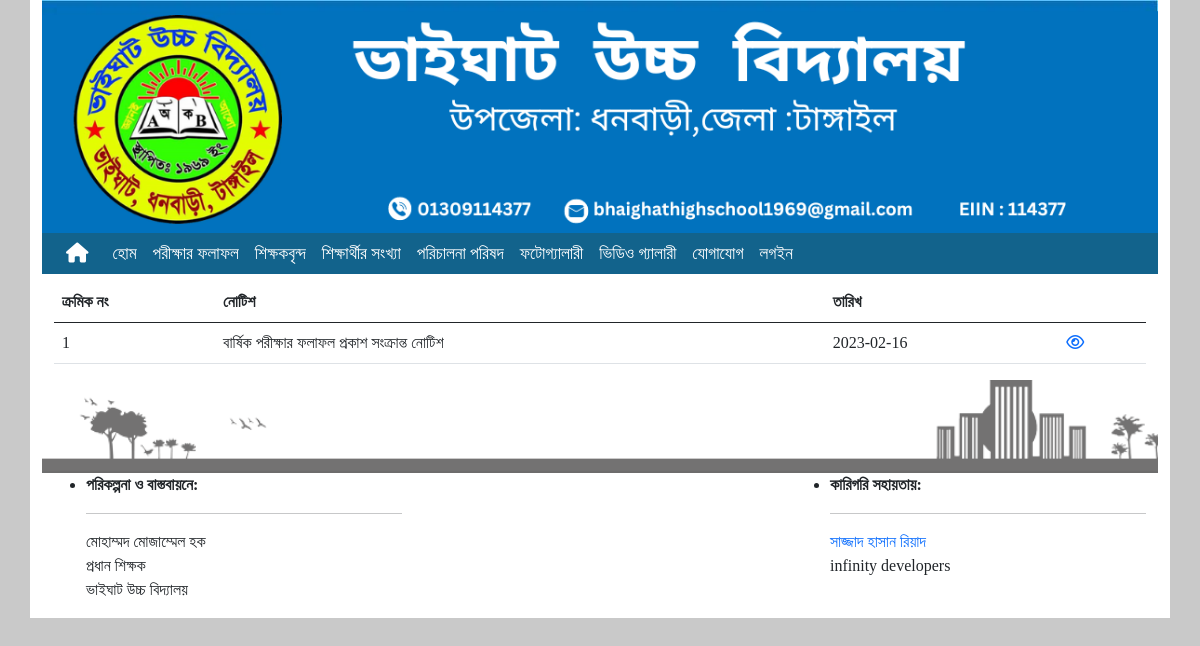
/pages/notice/index.php, run on the app's committed database.
### tables this page shows
CREATE TABLE `notice` (
  `id` int(11) NOT NULL,
  `notice_Headline` mediumtext NOT NULL,
  `description` longtext NOT NULL,
  `categories` varchar(255) NOT NULL,
  `time` timestamp(6) NOT NULL DEFAULT current_timestamp(6) ON UPDATE current_timestamp(6)
);

### pages/notice/index.php (the view, shortened to what this page needs)
<?php include '../../config/database.php'; ?>
<!DOCTYPE html>
<html lang="en">
<head>
    <?php include '../../components/link.php'; ?>
</head>
<body>
    <?php include '../../components/header_img.php'; ?>
    <?php include '../../components/navber.php'; ?>
    <div class="container content_wrap">
        <div class="row">
            <div class="pd-4"></div>
        </div>
    </div>
    <section>
        <div class="container content_wrap">
            <div class="row">
                <section>
                    <div class="container content_wrap">
                        <div class="row">
                            <table class="table">
                                <thead class="thead-light">
                                    <tr>
                                        <th scope="col">ক্রমিক নং</th>
                                        <th scope="col">নোটিশ</th>
                                        <th scope="col">তারিখ</th>
                                        <th scope="col"></th>
                                    </tr>
                                </thead>
                                <?php
                                $notice_sql = "SELECT * FROM `notice` ORDER BY id DESC";
                                $notice = mysqli_query($conn, $notice_sql);
                                if (mysqli_num_rows($notice) > 0) {
                                    $i = 1;
                                    while ($row = mysqli_fetch_assoc($notice)) {
                                        $timestamp = $row['time'];
                                ?>
                                        <tbody>
                                            <tr>
                                                <td><?php echo $i++ ?></td>
                                                <td><?php echo $row["notice_Headline"] ?></td>
                                                <td><?php echo date("Y-m-d", strtotime($timestamp)); ?></td>
                                                <td><a href="<?php echo "./notice_view.php?id=" . $row['id'] ?>" target="_blank"><i class="fa fa-eye" aria-hidden="true"></i></a> </td>
                                            </tr>
                                        </tbody>
                                <?php
                                    }
                                }
                                ?>
                            </table>
                        </div>
                    </div>
                </section>
            </div>
        </div>
    </section>
    <div class="container content_wrap">
        <footer>
            <?php include '../../components/fotter.php'; ?>
        </footer>
    </div>
</body>
</html>

### assets/style/style.css (style rules this page uses)
body { background-color: bisque !important; font-family: Lohit Assamese; }
.pd-4 { padding: 4px; }
.container.content_wrap { background-color: white; }
.table { font-family: "bangla"; }

### components/link.php (style rules this page uses)
body { --wp--preset--color--black: #000000; --wp--preset--color--cyan-bluish-gray: #abb8c3; --wp--preset--color--white: #ffffff; --wp--preset--color--pale-pink: #f78da7; --wp--preset--color--vivid-red: #cf2e2e; --wp--preset--color--luminous-vivid-orange: #ff6900; --wp--preset--color--luminous-vivid-amber: #fcb900; --wp--preset--color--light-green-cyan: #7bdcb5; --wp--preset--color--vivid-green-cyan: #00d084; --wp--preset--color--pale-cyan-blue: #8ed1fc; --wp--preset--color--vivid-cyan-blue: #0693e3; --wp--preset--color--vivid-purple: #9b51e0; --wp--preset--gradient--vivid-cyan-blue-to-vivid-purple: linear-gradient(135deg, rgba(6, 147, 227, 1) 0%, rgb(155, 81, 224) 100%); --wp--preset--gradient--light-green-cyan-to-vivid-green-cyan: linear-gradient(135deg, rgb(122, 220, 180) 0%, rgb(0, 208, 130) 100%); --wp--preset--gradient--luminous-vivid-amber-to-luminous-vivid-orange: linear-gradient(135deg, rgba(252, 185, 0, 1) 0%, rgba(255, 105, 0, 1) 100%); --wp--preset--gradient--luminous-vivid-orange-to-vivid-red: linear-gradient(135deg, rgba(255, 105, 0, 1) 0%, rgb(207, 46, 46) 100%); --wp--preset--gradient--very-light-gray-to-cyan-bluish-gray: linear-gradient(135deg, rgb(238, 238, 238) 0%, rgb(169, 184, 195) 100%); --wp--preset--gradient--cool-to-warm-spectrum: linear-gradient(135deg, rgb(74, 234, 220) 0%, rgb(151, 120, 209) 20%, rgb(207, 42, 186) 40%, rgb(238, 44, 130) 60%, rgb(251, 105, 98) 80%, rgb(254, 248, 76) 100%); --wp--preset--gradient--blush-light-purple: linear-gradient(135deg, rgb(255, 206, 236) 0%, rgb(152, 150, 240) 100%); --wp--preset--gradient--blush-bordeaux: linear-gradient(135deg, rgb(254, 205, 165) 0%, rgb(254, 45, 45) 50%, rgb(107, 0, 62) 100%); --wp--preset--gradient--luminous-dusk: linear-gradient(135deg, rgb(255, 203, 112) 0%, rgb(199, 81, 192) 50%, rgb(65, 88, 208) 100%); --wp--preset--gradient--pale-ocean: linear-gradient(135deg, rgb(255, 245, 203) 0%, rgb(182, 227, 212) 50%, rgb(51, 167, 181) 100%); --wp--preset--gradient--electric-grass: linear-gradient(135deg, rgb(202, 248, 128) 0%, rgb(113, 206, 126) 100%); --wp--preset--gradient--midnight: linear-gradient(135deg, rgb(2, 3, 129) 0%, rgb(40, 116, 252) 100%); --wp--preset--duotone--dark-grayscale: url("#wp-duotone-dark-grayscale"); --wp--preset--duotone--grayscale: url("#wp-duotone-grayscale"); --wp--preset--duotone--purple-yellow: url("#wp-duotone-purple-yellow"); --wp--preset--duotone--blue-red: url("#wp-duotone-blue-red"); --wp--preset--duotone--midnight: url("#wp-duotone-midnight"); --wp--preset--duotone--magenta-yellow: url("#wp-duotone-magenta-yellow"); --wp--preset--duotone--purple-green: url("#wp-duotone-purple-green"); --wp--preset--duotone--blue-orange: url("#wp-duotone-blue-orange"); --wp--preset--font-size--small: 13px; --wp--preset--font-size--medium: 20px; --wp--preset--font-size--large: 36px; --wp--preset--font-size--x-large: 42px; --wp--preset--spacing--20: 0.44rem; --wp--preset--spacing--30: 0.67rem; --wp--preset--spacing--40: 1rem; --wp--preset--spacing--50: 1.5rem; --wp--preset--spacing--60: 2.25rem; --wp--preset--spacing--70: 3.38rem; --wp--preset--spacing--80: 5.06rem; }
body { background-color: #c9c9c9 !important; }

### data on the page
notice: notice_Headline "বার্ষিক পরীক্ষার ফলাফল প্রকাশ সংক্রান্ত নোটিশ", time "2023-02-16"
